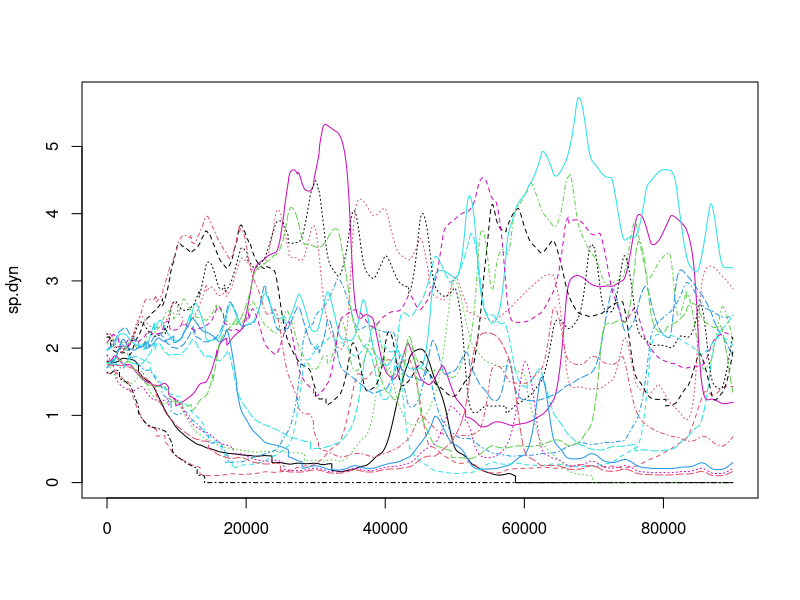

Source code (R):
require(progress)
require(vegan)
rm(list=ls())

c.ij <- function(H.i, E.j){
  return(1.5 - abs(H.i - E.j))
}

E.j <- function(t){
  0.5*env.ampl*(
    sin((2*pi/env.period)*t + 1 + (1:M)*2*pi/M) + 1)
}

migrate <- function(N){
  (colSums(N) - N) * a / (M - 1)
}

div.part <- function(M){
  M.pa <- decostand(M, method = 'pa')
  alpha <- rowSums(M.pa)
  gamma <- sum(colSums(M.pa) >= 1)
  beta <- gamma / alpha
  return(list(alpha = alpha, beta = beta, gamma = gamma))
}

run.sim <- function(a){
  
  # set up metacom
  N <- matrix(n.ij, ncol = S, nrow = M)
  R <- rep(r.j, length = M) #Initial resources in each community
  
  out.dynamics <- list(NA)
  out.dynamics[[1]] <- N
  for(t.step in 1:length(timesteps)){
    # Init progress bar
    if(t.step == 1) pb <- progress_bar$new(total = stepnum, force = T)
    
    pb$update(ratio = t.step/length(timesteps))
    e.vec <- E.j(t.step)
    consumption <- sapply(env.optima, c.ij, E.j = e.vec)
    
    # Step through dynamics
    Nt1 <- N*(1 + dt*(R * e.ij * consumption - m.ij - a)) + dt*migrate(N)
    Rt1 <- R*(1 - dt*(rowSums(consumption*N) + l.j)) + dt*I.j
    
    # Update densities
    N <- Nt1 * (Nt1 > ext)
    R <- Rt1 * (Rt1 > ext)
    
    if(t.step > 10000){
      out.dynamics[[t.step-10000]] <- N
    }
  }
  return(out.dynamics)
}

### Set Parameters of Model
stepnum <- 10000
dt <- 0.1
timesteps <- seq(1,stepnum,dt)

M <- 10 # number of patches
S <- 20 # number of species
n.ij <- 10 # number of individuals in each patch at t0
r.j <- 30 # number of resources at t0

I.j <- 10 # resource inputs
l.j <- 3 # resource loss

e.ij <- 0.2 # conversion efficiencies
m.ij <- 0.3 # mortality rates

a <- .1 # dispersal rate
ext <- 0.1 # extinction threshold

env.period <- 50000 # period of env sinusoidal fluctuations
env.ampl <- 1 # amplitude of envrionment sinusoidal fluctuations
env.optima <- 1 - seq(0, env.ampl, by=env.ampl/(S-1))

## Run Simulation
mc.dynamics <- run.sim(a = a)

sp.dyn <- sapply(mc.dynamics, colSums)
sp.dyn <- (t(sp.dyn))
#head(sp.dyn)
matplot(sp.dyn, type = 'l')
div.part(mc.dynamics[[10000]])

